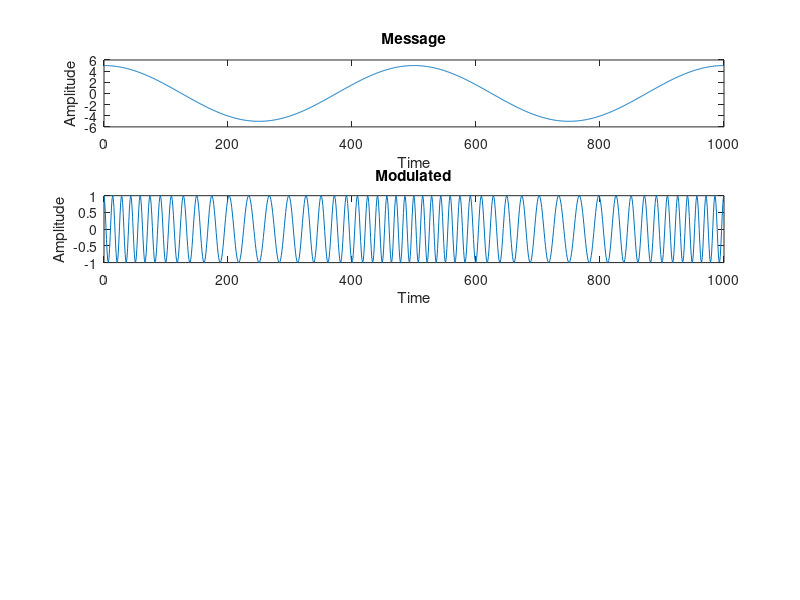

Write the MATLAB code that produced this figure. (Note: this script raises an error after producing the figure.)
%% Freq Spectrum 

clear all;
close all;
t = [0:1:1000];
fs = 10000;
fc = 500;
fm = 20;
figure;
d = 5*cos(2*pi*fm*t/fs);
subplot(4,1,1); plot(t,d);
title("Message");
xlabel('Time')
ylabel('Amplitude')
c = 10* cos(2*pi*fc*t/fs);
mod_sig = fmmod(d, fc, fs, 40);
subplot(412);
plot(t,mod_sig);
title("Modulated");
xlabel('Time')
ylabel('Amplitude')
demod_sig = fmdemod(mod_sig, fc, fs, 40);
subplot(4,1,3);
plot(t, demod_sig);
title("Demodulated");
xlabel('Time')
ylabel('Amplitude')


n = length(mod_sig);
X = fft(mod_sig);
f = (0:n-1)*(fs/n);     %frequency range
power = abs(X).^2/n;    %power

subplot(414); Y = fftshift(X);
fshift = (-n/2:n/2-1)*(fs/n);
powershift = abs(Y).^2/n;     
plot(fshift,powershift)
xlabel('Frequency')
ylabel('Power Amplitude')
title('Frequency Spectrum')
